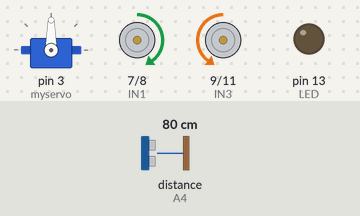
The sketch below on a simulated Arduino Uno, built with avr-gcc and run on an emulated ATmega328P. Shown: servo, motor-driver pin pairs drawn as motors (green arrow = first pin HIGH = forward, orange = second pin HIGH = backward, longer = more drive, scaled by the enable pin), output pins drawn as LEDs (lit = HIGH). Wiring (inferred from the names in the program): ultrasonic range finder: trigger A5; echo A4. The inputs (shaded band) are chosen by the test bench; at power-on: distance to the obstacle (sensor on A4) 80 cm. The echo pulse lasts 58.3 µs per cm; pins used as bus, display or sensor lines are not drawn.

Above: at 1.2 s.
1.3 s: distance to the obstacle (sensor on A4) set to 45 cm
2.8 s: distance to the obstacle (sensor on A4) set to 38 cm
At 3.9 s:
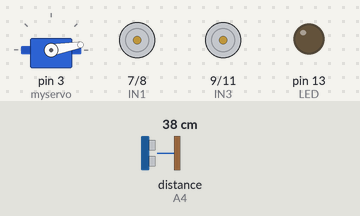
At 5.2 s:
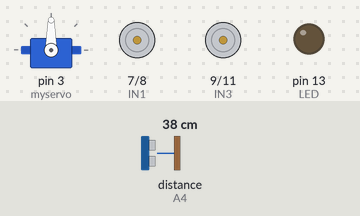
5.8 s: distance to the obstacle (sensor on A4) set to 2 cm
At 7.0 s:
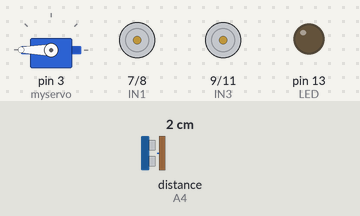
11.8 s: distance to the obstacle (sensor on A4) set to 4 cm
17.8 s: distance to the obstacle (sensor on A4) set to 9 cm
Timing chart, 0 to 27.5 s (numbered marks = the images above; inputs shaded):
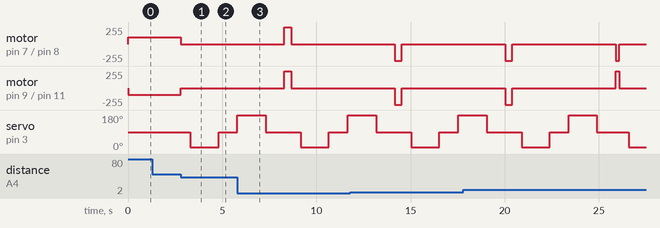

Measured:
- the behaviour switches between 41 and 40 cm on distance to the obstacle (sensor on A4) (found by bisection; images 0 and 1)
- after the input at 1.3 s, every drawn part: stays the same
- after the input at 2.8 s, motor on pin 7 (IN1) / pin 8 (IN2): forward 100/255 → stopped at once; motor on pin 9 (IN3) / pin 11 (IN4): backward 100/255 → stopped at once; servo on pin 3 (myservo): 90° → 10° after 0.50 s, → 90° 1.5 s later

The sketch:

arduino_bluetooth_car.ino
```cpp
#include <Servo.h>  //servo library
Servo myservo;      // create servo object to control servo

int ultrasonicEcho = A4;
int ultrasonicTrigger = A5;

#define ENA 5
#define ENB 6
#define IN1 7
#define IN2 8
#define IN3 9
#define IN4 11
#define LED 13

int rightDistance = 0, leftDistance = 0, middleDistance = 0;
unsigned char bluetoothCarSpeed = 250;
unsigned char avoidanceCarSpeed = 100;
unsigned char carSpeed = 100;
unsigned char turnSpeed = 250;
bool state = LOW;
int
  captureBluetoothCommand = 0,
  captureCommand = 0,
  movingFlag = 0,
  movingValue = 0,
  ignoreBluetoothCommands = 1;
char bluetoothCommandChar;
String
  bluetoothCommandString = "",
  firstCommand = "",
  firstValue = "",
  secondCommand = "",
  secondValue = "",
  currentCommand = "";

void forward(){
  analogWrite(ENA,carSpeed);
  analogWrite(ENB,carSpeed);
  //digitalWrite(ENA,HIGH);
  //digitalWrite(ENB,HIGH);
  digitalWrite(IN1,HIGH);
  digitalWrite(IN2,LOW);
  digitalWrite(IN3,LOW);
  digitalWrite(IN4,HIGH);
  //Serial.println("Forward");
}

void back(){
  analogWrite(ENA,carSpeed);
  analogWrite(ENB,carSpeed);
  //digitalWrite(ENA,HIGH);
  //digitalWrite(ENB,HIGH);
  digitalWrite(IN1,LOW);
  digitalWrite(IN2,HIGH);
  digitalWrite(IN3,HIGH);
  digitalWrite(IN4,LOW);
  //Serial.println("Back");
}

void left(){
  analogWrite(ENA,turnSpeed);
  analogWrite(ENB,turnSpeed);
  digitalWrite(IN1,LOW);
  digitalWrite(IN2,HIGH);
  digitalWrite(IN3,LOW);
  digitalWrite(IN4,HIGH);
  //Serial.println("Left");
}

void right(){
  analogWrite(ENA,turnSpeed);
  analogWrite(ENB,turnSpeed);
  digitalWrite(IN1,HIGH);
  digitalWrite(IN2,LOW);
  digitalWrite(IN3,HIGH);
  digitalWrite(IN4,LOW);
  //Serial.println("Right");
}

void stop(){
  movingValue = 0;
  movingFlag = 0;
  currentCommand = "";
  digitalWrite(ENA,LOW);
  digitalWrite(ENB,LOW);
  //Serial.println("Stop!");
}

void stateChange(){
  state = !state;
  digitalWrite(LED, state);
  //Serial.println("Light");
}

void setup() {
  Serial.begin(9600);

  myservo.attach(3,700,2400);  // attach servo on pin 3 to servo object
  pinMode(ultrasonicEcho, INPUT);
  pinMode(ultrasonicTrigger, OUTPUT);

  pinMode(LED,OUTPUT);
  pinMode(IN1,OUTPUT);
  pinMode(IN2,OUTPUT);
  pinMode(IN3,OUTPUT);
  pinMode(IN4,OUTPUT);
  pinMode(ENA,OUTPUT);
  pinMode(ENB,OUTPUT);
  stop();
}

void loop() {
  if (ignoreBluetoothCommands == 1) {
    carSpeed = avoidanceCarSpeed;
  } else {
    carSpeed = bluetoothCarSpeed;
  }
  /*Serial.print("carSpeed: ");
  Serial.print(carSpeed);
  Serial.print(" - ignoreBluetoothCommands: ");
  Serial.println(ignoreBluetoothCommands);*/
  checkUltrasonicActivity();
  checkBluetoothActivity();
}

void checkBluetoothActivity() {
  if (ignoreBluetoothCommands == 1) {
    return;
  }
  bluetoothCommandChar = Serial.read();
  Serial.print("Char command: '");
  Serial.print(bluetoothCommandChar);
  Serial.println("'");
  Serial.print("bluetoothCommandString: '");
  Serial.print(bluetoothCommandString);
  Serial.println("'");

  if (bluetoothCommandChar == '{') {
    captureBluetoothCommand = 1;
    bluetoothCommandString = "";
    firstCommand = "";
    firstValue = "";
    secondCommand = "";
    secondValue = "";
    captureCommand = 1;
  }
  if (captureBluetoothCommand == 1) {
    if (bluetoothCommandChar != '{' &&
       bluetoothCommandChar != '"' &&
       bluetoothCommandChar != '}') {
       if (bluetoothCommandChar == 'D' || bluetoothCommandChar == 'N' ||
           bluetoothCommandChar == '1' || bluetoothCommandChar == '2' || bluetoothCommandChar == '3' || bluetoothCommandChar == '4' ||
           bluetoothCommandChar == '5' || bluetoothCommandChar == '6' || bluetoothCommandChar == '7' || bluetoothCommandChar == '8' ||
           bluetoothCommandChar == '9' || bluetoothCommandChar == '0' || bluetoothCommandChar == ':' || bluetoothCommandChar == ',') {
         bluetoothCommandString += bluetoothCommandChar;
         if (bluetoothCommandChar != ':' &&
             bluetoothCommandChar != ',') {
            switch(captureCommand){
              case 1: firstCommand += bluetoothCommandChar; break;
              case 2: firstValue += bluetoothCommandChar;   break;
              case 3: secondCommand += bluetoothCommandChar;   break;
              case 4: secondValue += bluetoothCommandChar;  break;
              default:  break;
            }
         } else {
          captureCommand++;
         }
       }
    }

    //Serial.print("Building command: ");
    //Serial.println(bluetoothCommandString);
  }

  if (bluetoothCommandChar == '}') {
    captureBluetoothCommand = 0;
    Serial.print("COMMAND: ");
    Serial.println(bluetoothCommandString);
    /*Serial.print("RECEIVED firstCommand: ");
    Serial.println(firstCommand);
    Serial.print("RECEIVED firstValue: ");
    Serial.println(firstValue);
    Serial.print("RECEIVED secondCommand: ");
    Serial.println(secondCommand);
    Serial.print("RECEIVED secondValue: ");
    Serial.println(secondValue);*/
    bluetoothCommandString = "";

    if (firstCommand == "D1" && (firstValue == "5" || firstValue == "3")) {
      if (currentCommand != "" && currentCommand != "forward") {
        currentCommand = "forward";
        return;
      }
      currentCommand = "forward";
      movingFlag = 1;
      movingValue = 0;
      forward();
    }

    if (firstCommand == "D1" && firstValue == "4") {
      if (currentCommand != "" && currentCommand != "back") {
        currentCommand = "back";
        return;
      }
      currentCommand = "back";
      movingFlag = 1;
      movingValue = 0;
      back();
    }

    if (firstCommand == "D1" && (firstValue == "2")) {
      if (currentCommand != "" && currentCommand != "right") {
        currentCommand = "right";
        return;
      }
      currentCommand = "right";
      movingFlag = 1;
      movingValue = 0;
      right();
    }

    if (firstCommand == "D1" && (firstValue == "1")) {
      if (currentCommand != "" && currentCommand != "left") {
        currentCommand = "left";
        return;
      }
      currentCommand = "left";
      movingFlag = 1;
      movingValue = 0;
      left();
    }
    bluetoothCommandString = "";
  }

  delay(1);
  if (movingFlag == 1) {
    movingValue++;
    if (movingValue > 200) {
      stop();
    }
  }
}

int getUltrasonicDistance() {
  digitalWrite(ultrasonicTrigger, LOW);
  delayMicroseconds(2);
  digitalWrite(ultrasonicTrigger, HIGH);
  delayMicroseconds(20);
  digitalWrite(ultrasonicTrigger, LOW);
  float Fdistance = pulseIn(ultrasonicEcho, HIGH);
  Fdistance= Fdistance / 58;
  return (int)Fdistance;
}

void checkUltrasonicActivity() {
  if (ignoreBluetoothCommands == 0) {
    return;
  }
  myservo.write(90);  //setservo position according to scaled value
  //delay(500);
  middleDistance = getUltrasonicDistance();

  if(middleDistance <= 40) {
    stop();
    delay(500);
    myservo.write(10);
    delay(1000);
    rightDistance = getUltrasonicDistance();

    delay(500);
    myservo.write(90);
    delay(1000);
    myservo.write(180);
    delay(1000);
    leftDistance = getUltrasonicDistance();

    delay(500);
    myservo.write(90);
    delay(1000);
    if(rightDistance > leftDistance) {
      right();
      delay(360);
    } else if(rightDistance < leftDistance) {
      left();
      delay(360);
    } else if((rightDistance <= 40) || (leftDistance <= 40)) {
      back();
      delay(180);
    } else {
      forward();
    }
  } else {
      forward();
  }
}
```
